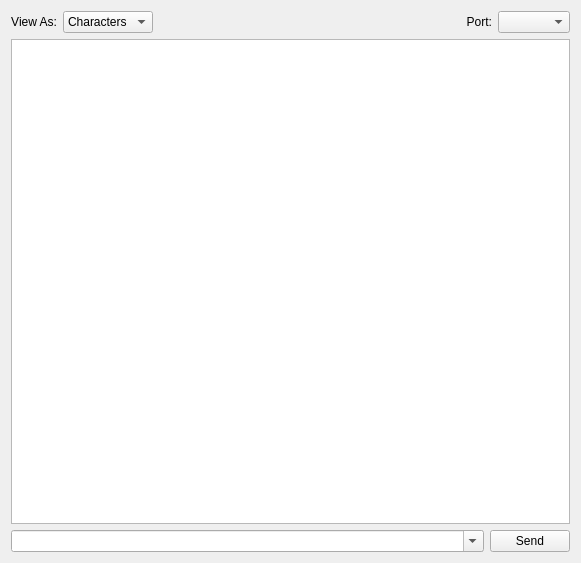
<ui version="4.0" >
 <class>SerialMonitorUi</class>
 <widget class="QDialog" name="SerialMonitorUi" >
  <property name="geometry" >
   <rect>
    <x>0</x>
    <y>0</y>
    <width>581</width>
    <height>563</height>
   </rect>
  </property>
  <property name="windowTitle" >
   <string>Serial Monitor</string>
  </property>
  <layout class="QVBoxLayout" >
   <item>
    <layout class="QHBoxLayout" >
     <item>
      <widget class="QLabel" name="label_2" >
       <property name="text" >
        <string>View As:</string>
       </property>
       <property name="alignment" >
        <set>Qt::AlignRight|Qt::AlignTrailing|Qt::AlignVCenter</set>
       </property>
       <property name="buddy" >
        <cstring>viewList</cstring>
       </property>
      </widget>
     </item>
     <item>
      <widget class="QComboBox" name="viewList" >
       <property name="sizeAdjustPolicy" >
        <enum>QComboBox::AdjustToContents</enum>
       </property>
       <item>
        <property name="text" >
         <string>Characters</string>
        </property>
       </item>
       <item>
        <property name="text" >
         <string>Hex</string>
        </property>
       </item>
      </widget>
     </item>
     <item>
      <spacer>
       <property name="orientation" >
        <enum>Qt::Horizontal</enum>
       </property>
       <property name="sizeHint" >
        <size>
         <width>40</width>
         <height>20</height>
        </size>
       </property>
      </spacer>
     </item>
     <item>
      <widget class="QLabel" name="label" >
       <property name="text" >
        <string>Port:</string>
       </property>
       <property name="alignment" >
        <set>Qt::AlignRight|Qt::AlignTrailing|Qt::AlignVCenter</set>
       </property>
       <property name="buddy" >
        <cstring>portList</cstring>
       </property>
      </widget>
     </item>
     <item>
      <widget class="QComboBox" name="portList" >
       <property name="sizeAdjustPolicy" >
        <enum>QComboBox::AdjustToContents</enum>
       </property>
      </widget>
     </item>
    </layout>
   </item>
   <item>
    <widget class="QTextEdit" name="outputConsole" >
     <property name="focusPolicy" >
      <enum>Qt::NoFocus</enum>
     </property>
     <property name="readOnly" >
      <bool>true</bool>
     </property>
    </widget>
   </item>
   <item>
    <layout class="QHBoxLayout" >
     <item>
      <widget class="QComboBox" name="commandLine" >
       <property name="sizePolicy" >
        <sizepolicy vsizetype="Fixed" hsizetype="Expanding" >
         <horstretch>0</horstretch>
         <verstretch>0</verstretch>
        </sizepolicy>
       </property>
       <property name="editable" >
        <bool>true</bool>
       </property>
      </widget>
     </item>
     <item>
      <widget class="QPushButton" name="sendButton" >
       <property name="focusPolicy" >
        <enum>Qt::NoFocus</enum>
       </property>
       <property name="text" >
        <string>Send</string>
       </property>
      </widget>
     </item>
    </layout>
   </item>
  </layout>
 </widget>
 <tabstops>
  <tabstop>commandLine</tabstop>
  <tabstop>viewList</tabstop>
  <tabstop>portList</tabstop>
 </tabstops>
 <resources/>
 <connections/>
</ui>
